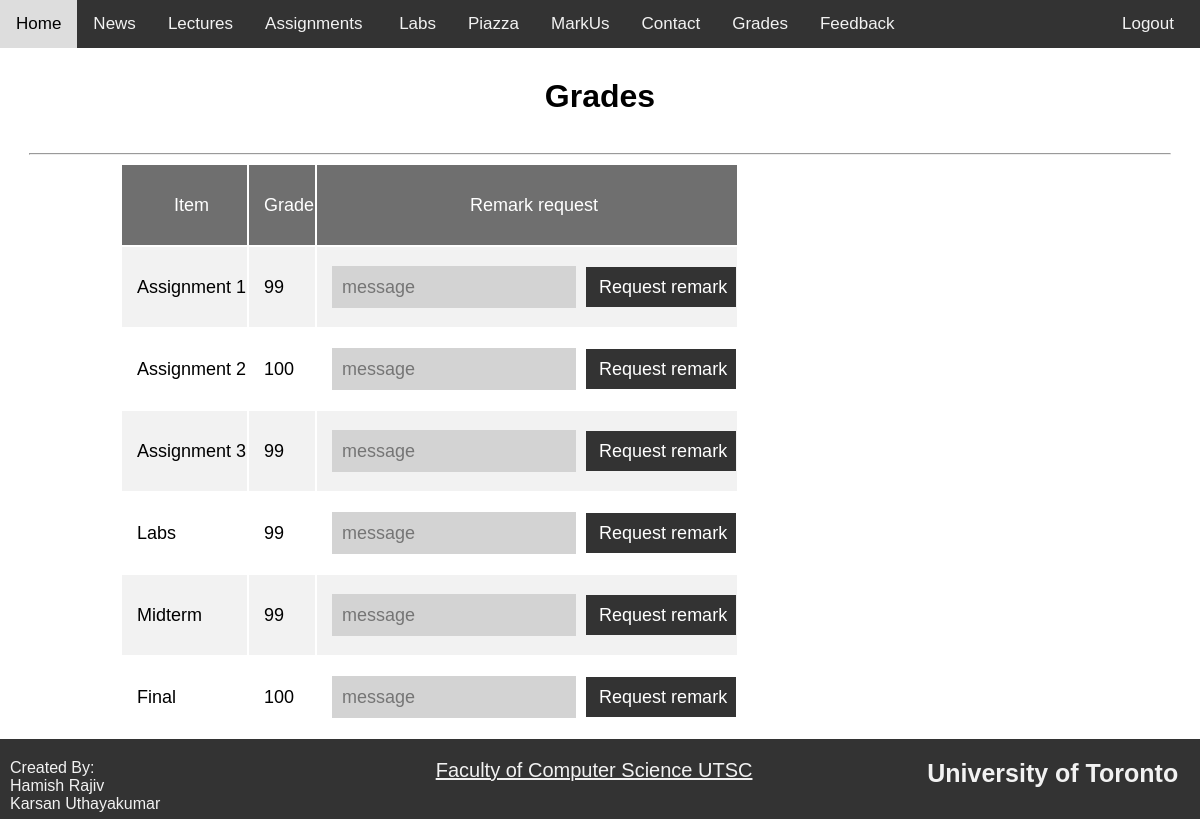
Before: /viewGrades (signed in) with the older database file.
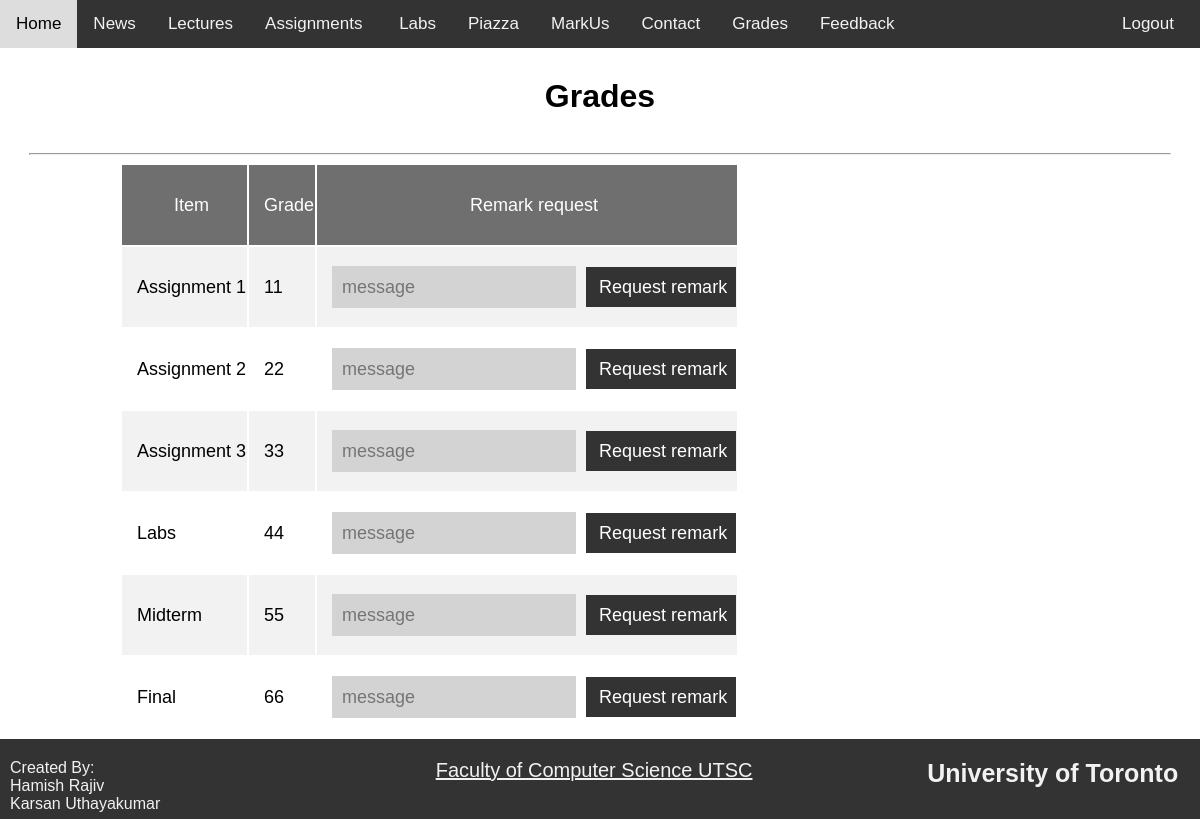
After: the same page with the newer database file.
### databaseSchema.py (models this page shows)
class Grades(Base):
    __tablename__ = "grades"
    id = Column(Integer, primary_key=True)
    studentId = Column(Integer,  ForeignKey('student.id'))
    a1 = Column(Integer)
    a1remark = Column(Integer, default = 0)
    a1remarkMessage = Column(String, default = None)
    a2 = Column(Integer)
    a2remark = Column(Integer, default = 0)
    a2remarkMessage = Column(String, default = None)
    a3 = Column(Integer)
    a3remark = Column(Integer, default = 0)
    a3remarkMessage = Column(String, default = None)
    labs = Column(Integer)
    labsRemark = Column(Integer, default = 0)
    labsRemarkMessage = Column(String, default = None)
    midterm = Column(Integer)
    midtermRemark = Column(Integer, default = 0)
    midtermRemarkMessage = Column(String, default = None)
    final = Column(Integer)
    finalRemark = Column(Integer, default = 0)
    finalRemarkMessage = Column(String, default = None)
    student = relationship("Student", back_populates="grades")

### app.py (the view)
@app.route('/viewGrades')
def viewGrades():
    if session.get("logged_in") == False:
        return logout()
    return render_template("gradesStudent.html", user=s.query(User).filter_by(username=session.get("userName")).first(), accType=session.get("accountType"))

### app.py (called while the page is built)
@app.teardown_request
def remove_session(ex=None):
    s.remove()

### templates/gradesStudent.html
{% extends "layout.html" %}
{% block content %}
<div class="pageHeader">
    <h1> Grades </h1>
</div>
<hr>
<div class="content">
    <table class="gradesTable">
        <tbody>
            <tr>
                <td>Item</td>
                <td>
                    Grade
                </td>
                <td> Remark request</td>
            </tr>
            <tr>
                <td>Assignment 1</td>
                <td>
                    {% if  user.student.grades.a1 == None %}
                    -
                    {% else %}
                    {{user.student.grades.a1}}
                    {% endif %}
                </td>
                <td>
                    {% if  user.student.grades.a1 != None and user.student.grades.a1remark == False %}
                    <form class="remarkRequestForm" action="/processRemarkRequest" method="POST">
                        <input type="text" name="remarkMessage" placeholder="message">
                        <input id="submitButton" name="a1" type="submit" value="Request remark">
                    </form>
                    {% elif user.student.grades.a1 == None %}
                    -
                    {% elif user.student.grades.a1remark == True %}
                    Remark requested
                    {% endif %}
                </td>
            </tr>
            <tr>
                <td>Assignment 2</td>
                <td>
                    {% if  user.student.grades.a2 == None %}
                    -
                    {% else %}
                    {{user.student.grades.a2}}
                    {% endif %}
                </td>
                <td> {% if  user.student.grades.a2 != None and user.student.grades.a2remark == False %}
                    <form class="remarkRequestForm" action="/processRemarkRequest" method="POST">
                        <input type="text" name="remarkMessage" placeholder="message">
                        <input id="submitButton" name="a2" type="submit" value="Request remark">
                    </form>
                    {% elif user.student.grades.a2 == None %}
                    -
                    {% elif user.student.grades.a2remark == True %}
                    Remark requested
                    {% endif %}
                </td>
            </tr>
            <tr>
                <td>Assignment 3</td>
                <td>
                    {% if  user.student.grades.a3 == None %}
                    -
                    {% else %}
                    {{user.student.grades.a3}}
                    {% endif %}
                </td>
                <td>{% if  user.student.grades.a3 != None and user.student.grades.a3remark == False %}
                    <form class="remarkRequestForm" action="/processRemarkRequest" method="POST">
                        <input type="text" name="remarkMessage" placeholder="message">
                        <input id="submitButton" name="a3" type="submit" value="Request remark">
                    </form>
                    {% elif user.student.grades.a3 == None %}
                    -
                    {% elif user.student.grades.a3remark == True %}
                    Remark requested
                    {% endif %}
            </tr>
            <tr>
                <td>Labs</td>
                <td>
                    {% if  user.student.grades.labs == None %}
                    -
                    {% else %}
                    {{user.student.grades.labs}}
                    {% endif %}
                </td>
                <td>
                    {% if  user.student.grades.labs != None and user.student.grades.labsRemark == False %}
                    <form class="remarkRequestForm" action="/processRemarkRequest" method="POST">
                        <input type="text" name="remarkMessage" placeholder="message">
                        <input id="submitButton" name="labs" type="submit" value="Request remark">
                    </form>
                    {% elif user.student.grades.labs == None %}
                    -
                    {% elif user.student.grades.labsRemark == True %}
                    Remark requested
                    {% endif %}
                </td>
            </tr>
            <tr>
                <td>Midterm</td>
                <td>
                    {% if  user.student.grades.midterm == None %}
                    -
                    {% else %}
                    {{user.student.grades.midterm}}
                    {% endif %}
                </td>
                <td>
                    {% if  user.student.grades.midterm != None and user.student.grades.midtermRemark == False %}
                    <form class="remarkRequestForm" action="/processRemarkRequest" method="POST">
                        <input type="text" name="remarkMessage" placeholder="message">
                        <input id="submitButton" name="midterm" type="submit" value="Request remark">
                    </form>
                    {% elif user.student.grades.midterm == None %}
                    -
                    {% elif user.student.grades.midtermRemark == True %}
                    Remark requested
                    {% endif %}
                </td>
            </tr>
            <tr>
                <td>Final </td>
                <td>
                    {% if  user.student.grades.final == None %}
                    -
                    {% else %}
                    {{user.student.grades.final}}
                    {% endif %}
                </td>
                <td>
                    {% if  user.student.grades.final != None and user.student.grades.finalRemark == False %}
                    <form class="remarkRequestForm" action="/processRemarkRequest" method="POST">
                        <input type="text" name="remarkMessage" placeholder="message">
                        <input id="submitButton" name="final" type="submit" value="Request remark">
                    </form>
                    {% elif user.student.grades.final == None %}
                    -
                    {% elif user.student.grades.finalRemark == True %}
                    Remark requested
                    {% endif %}
                </td>
            </tr>
        </tbody>
    </table>
</div>
{% endblock %}

### templates/layout.html (shortened to what this page needs)
<!DOCTYPE html>
<html>
<head>
    <link rel='stylesheet' type='text/css' media='screen' href="{{ url_for('static', filename='nav.css') }}">
    <link rel='stylesheet' type='text/css' media='screen' href="{{ url_for('static', filename='container.css') }}">
    <link rel='stylesheet' type='text/css' media='screen' href="{{ url_for('static', filename='footer.css') }}">
</head>
<body>
    <div class="container">
        <div class="header">
            <div class="nav">
                <a href="home">Home</a>
                <a href="news"> News </a>
                <a href="lectures">Lectures</a>
                <a href="assignments">Assignments&nbsp;</a>
                <a href="labs">Labs</a>
                <a href="https://piazza.com/mail.utoronto.ca/winter2017/csb20/home">Piazza</a>
                <a href="https://markus-old.utsc.utoronto.ca/cscb20w19">MarkUs</a>
                <a href="contacts">Contact</a>
                {% if  accType == "student" %}
                <a href="viewGrades"> Grades</a>
                <a href="giveFeedback"> Feedback </a>
                {% else %}
                <a href="showMyStudents"> Manage Students</a>
                <a href="remarkRequests"> Remark Requests </a>
                <a href="viewFeedback"> View Feedback</a>
                {% endif %}
                <a id="logout" href="logout">Logout</a>
            </div>
        </div>
        {% block content %} {% endblock %}
    </div>
    <div class="footer">
        <div id="createdBy">
            <p> Created By:<p>
                    <p>Hamish Rajiv</p>
                    <p>Karsan Uthayakumar</p>
        </div>
        <div id="facultyLink">
            <a href="https://www.utsc.utoronto.ca/cms/faculty-of-computer-science">Faculty of Computer Science
                UTSC</a> </div>
        <div id="uoftName">
            <h2>University of Toronto<h2>
        </div>
    </div>
</body>
</html>

### static/nav.css (style rules this page uses)
.header { flex: none; }
.nav { margin:0; padding:0; width: 100vw; max-width:100%; overflow: hidden; background-color: #333; }
.nav a { float: left; color: #f2f2f2; text-align: center; padding: 14px 16px; text-decoration: none; font-size: 17px; }
#logout { float: right; margin-right: 10px;; }

### static/container.css (style rules this page uses)
html,body { height: 100%; margin: 0px; padding: 0px; font-family: Arial, Helvetica, sans-serif; overflow-x: hidden; }
body { margin: 0px; padding: 0px; background-color: #ffffff; color: #000000; }
.pageHeader h1 { margin: 30px 0; }
hr { width: 95%; }
.container { display: flex; flex-direction: column; flex-wrap: wrap; align-items: center; min-height: 100%; padding-bottom: 80px; -webkit-box-sizing: border-box; -moz-box-sizing: border-box; box-sizing: border-box; }
.content { width: 80%; font-size: 18px; line-height: 1.5 ; }
table tr:nth-child(even) { background-color: #f2f2f2; }
table tr:first-child td { padding-top: 12px; padding-bottom: 12px; text-align: left; background-color: #333; opacity: 0.7; color: white; }
table tr { height: 50px; }
.gradesTable { min-width: 60%; }
.gradesTable tr { height: 80px; padding-bottom: 0px; margin-bottom: 0px; }
.gradesTable td { padding-left: 15px; }
.gradesTable tr:first-child td { padding-top: 12px; padding-bottom: 12px; background-color: #333; opacity: 0.7; color: white; text-align: center; }
.remarkRequestForm input { font-size: 18px; color:black; background-color:rgb(211, 211, 211); height: 40px; display: inline; border-radius: 0; border-width: 0px; padding-left: 10px; }
#submitButton { color:white; background-color:#333; margin-left: 5px; }
#submitButton { width: 150px; }

### static/footer.css (style rules this page uses)
.footer { background: #333; margin: 0px; opacity: 1; display: flex; flex-flow: row wrap; height: 50px; padding: 10px; padding-top: 20px; margin-top: -80px; clear:both; }
.footer div { margin: 0px; padding: 0px; width: 33%; }
.footer h2 { margin: 0px; padding: 0px; color: #f2f2f2; text-align: right; text-decoration: none; font-size: 25px; }
.footer p { margin: 0px; padding: 0px; color: #f2f2f2; }
.footer a { color: #f2f2f2; font-size: 20px; text-decoration: underline; text-align:center; display:block; }
#uoftName { text-align:right; display:block; }

Changed rows visible on the page:
changed Grades: student.grades.a1 "99" → "11"; student.grades.a2 "100" → "22"; student.grades.a3 "99" → "33"; student.grades.labs "99" → "44"; student.grades.midterm "99" → "55"; student.grades.final "100" → "66"
